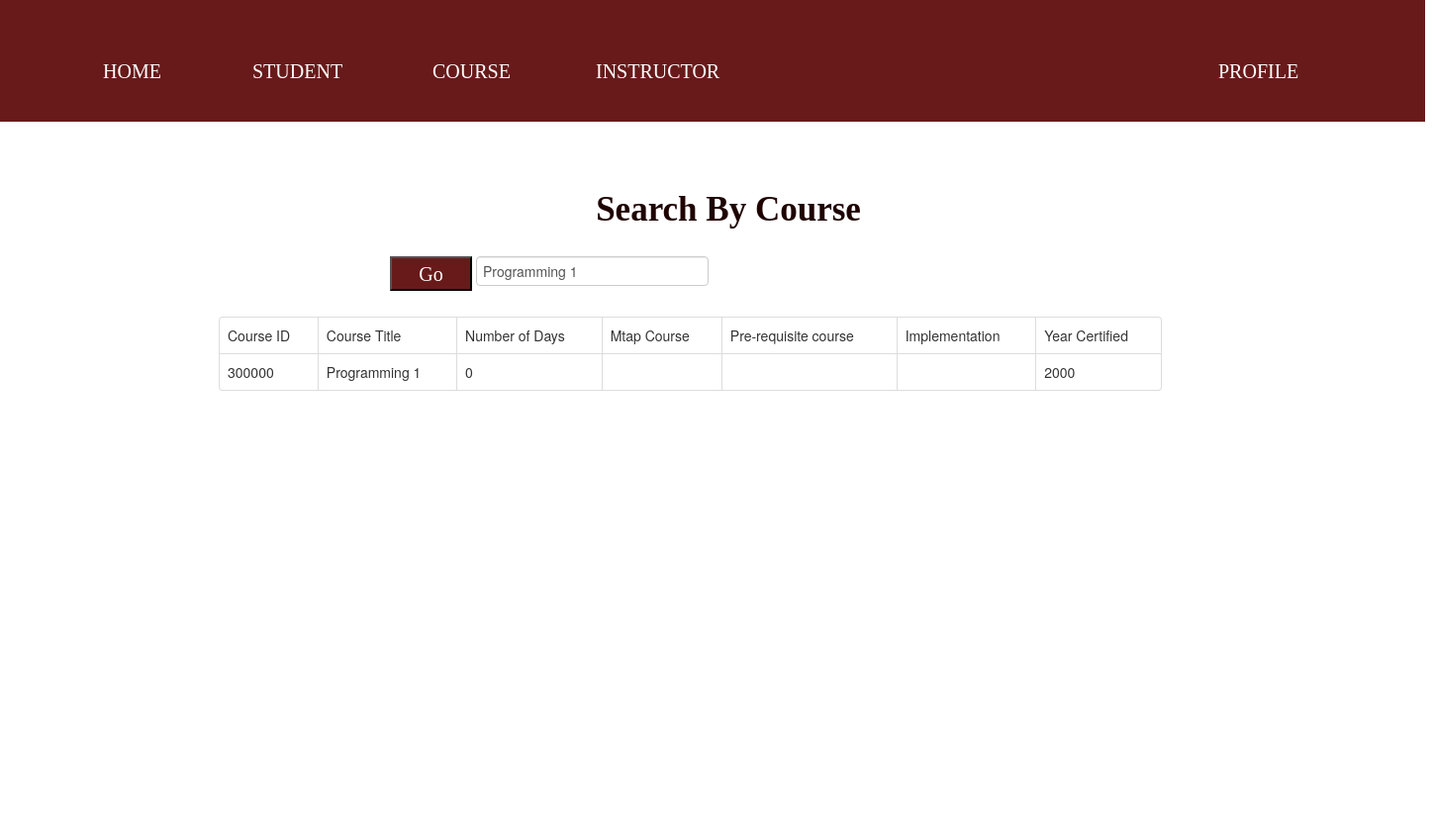
Page /student/search/search_course.php?course_id=Programming 1 on the committed database.
### tables this page shows
CREATE TABLE `course` (
  `course_id` int(11) NOT NULL,
  `course_title` varchar(30) NOT NULL,
  `number_of_days` int(11) NOT NULL DEFAULT 1,
  `mtap_course` varchar(200) DEFAULT NULL,
  `pre_requisite_course` int(11) DEFAULT NULL,
  `implementation` varchar(200) DEFAULT NULL,
  `year_certified` int(4) NOT NULL
);

### student/search/search_course.php (the view, shortened to what this page needs)
<!DOCTYPE html>
<html>
<head>
    <link rel="stylesheet" a href="bootstrap.min.css"/>
</head>
<body>
    <h2>Search By Course</h2>
    <div class="s">
        <h3 class="h1">HOME</h3>
        <h3 class="h2">STUDENT</h3>
        <h3 class="h3">COURSE</h3>
        <h3 class="h4">INSTRUCTOR</h3>
        <h3 class="h5">PROFILE</h3>
    </div>
     <form action="" method="GET">
        <div>
            <div>
                <input type="text" name="course_id" value="<?php if(isset($_GET['course_id'])){echo $_GET['course_id'];} ?>" class="form-control c">
            </div>
            <div>
                <button type="submit" class="b">Go</button>
            </div>
        </div>
    </form>
     <div class="container d">
            <div class="row">
                <div class="col m-auto">
                    <div class="card mt-5">
                        <table class="table table-bordered">
                             <?php
                                    $con = mysqli_connect("localhost","root","","finals");
                                    if(isset($_GET['course_id']))
                                    {
                                        $course_id = $_GET['course_id'];
                                        $query = "SELECT * FROM course WHERE course_title='$course_id' ";
                                        $query_run = mysqli_query($con, $query);
                                        if(mysqli_num_rows($query_run) > 0)
                                        {
                                            ?>
                                            <tr>
                                                    <td> Course ID </td>
                                                    <td> Course Title </td>
                                                    <td> Number of Days </td>
                                                    <td> Mtap Course </td>
                                                    <td> Pre-requisite course </td>
                                                    <td> Implementation </td>
                                                    <td> Year Certified </td>
                                                </tr>
                                            <?php
                                            foreach($query_run as $row)
                                            {
                                                    $course_id = $row['course_id'];
                                                    $course_title = $row['course_title'];
                                                    $days = $row['number_of_days'];
                                                    $mtap = $row['mtap_course'];
                                                    $pre_course = $row['pre_requisite_course'];
                                                    $implementation = $row['implementation'];
                                                    $year = $row['year_certified'];
                                                ?>
                                                <tr>
                                                    <td><?php echo $course_id ?></td>
                                                    <td><?php echo $course_title ?></td>
                                                    <td><?php echo $days ?></td>
                                                    <td><?php echo $mtap ?></td>
                                                    <td><?php echo $pre_course ?></td>
                                                    <td><?php echo $implementation ?></td>
                                                    <td><?php echo $year ?></td>
                                                </tr>
                                                <?php
                                            }
                                        }
                                        else
                                        {
                                            echo "No Record Found";
                                        }
                                    }
                                ?>
                        </table>
                    </div>
                </div>
            </div>
        </div>
</body>
</html>

### student/search/search_course.php (style rules this page uses)
.s { position: absolute; width: 1440px; height: 123px; left: 0px; top: 0px; background: #681A1A; }
.b { position: absolute; width: 83px; height: 35px; left: 394px; top: 259px; font-family: 'Montserrat'; font-style: normal; font-weight: 400; font-size: 20px; line-height: 24px; text-align: center; color: #FFFFFF; background: #681A1A; }
.c { position: absolute; width: 221px; height: 35px; left: 481px; top: 259px; background: #D9D9D9; }
.d { position: absolute; width: 933px; height: 529px; left: 241px; top: 320px; }
h2 { position: absolute; width: 508px; height: 33px; left: 482px; top: 180px; font-family: 'Montserrat'; font-style: normal; font-weight: 700; font-size: 35px; line-height: 43px; text-align: center; color: #1F0303; }
.h1 { position: absolute; width: 73px; height: 19px; left: 104px; top: 50px; font-family: 'Montserrat'; font-style: normal; font-weight: 400; font-size: 20px; line-height: 24px; color: #FFFFFF; }
.h2 { position: absolute; width: 104px; height: 19px; left: 255px; top: 50px; font-family: 'Montserrat'; font-style: normal; font-weight: 400; font-size: 20px; line-height: 24px; color: #FFFFFF; }
.h3 { position: absolute; width: 96px; height: 19px; left: 437px; top: 50px; font-family: 'Montserrat'; font-style: normal; font-weight: 400; font-size: 20px; line-height: 24px; color: #FFFFFF; }
.h4 { position: absolute; width: 158px; height: 19px; left: 602px; top: 50px; font-family: 'Montserrat'; font-style: normal; font-weight: 400; font-size: 20px; line-height: 24px; color: #FFFFFF; }
.h5 { position: absolute; width: 99px; height: 19px; left: 1231px; top: 50px; font-family: 'Montserrat'; font-style: normal; font-weight: 400; font-size: 20px; line-height: 24px; color: #FFFFFF; }

### rows in the picture
course: course_id "300000", course_title "Programming 1", number_of_days "0", year_certified "2000"
